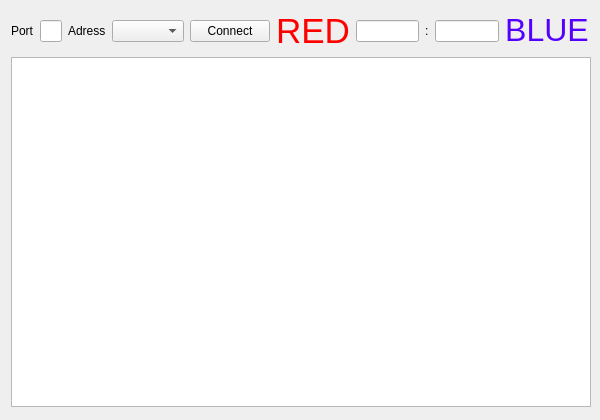
<?xml version="1.0" encoding="UTF-8"?>
<ui version="4.0">
 <class>GameBoard</class>
 <widget class="QWidget" name="GameBoard">
  <property name="geometry">
   <rect>
    <x>0</x>
    <y>0</y>
    <width>600</width>
    <height>420</height>
   </rect>
  </property>
  <property name="minimumSize">
   <size>
    <width>600</width>
    <height>420</height>
   </size>
  </property>
  <property name="maximumSize">
   <size>
    <width>600</width>
    <height>420</height>
   </size>
  </property>
  <property name="windowTitle">
   <string>GameBoard</string>
  </property>
  <layout class="QGridLayout" name="gridLayout">
   <item row="0" column="0">
    <layout class="QHBoxLayout" name="horizontalLayout">
     <item>
      <widget class="QLabel" name="label_4">
       <property name="text">
        <string>Port</string>
       </property>
      </widget>
     </item>
     <item>
      <widget class="QLineEdit" name="portEdit">
       <property name="readOnly">
        <bool>false</bool>
       </property>
      </widget>
     </item>
     <item>
      <widget class="QLabel" name="label_5">
       <property name="text">
        <string>Adress</string>
       </property>
      </widget>
     </item>
     <item>
      <widget class="QComboBox" name="adressComboBox"/>
     </item>
     <item>
      <layout class="QVBoxLayout" name="verticalLayout_2"/>
     </item>
     <item>
      <widget class="QPushButton" name="connectButton">
       <property name="text">
        <string>Connect</string>
       </property>
      </widget>
     </item>
    </layout>
   </item>
   <item row="0" column="1">
    <layout class="QHBoxLayout" name="horizontalLayout_2">
     <item>
      <widget class="QLabel" name="label">
       <property name="text">
        <string>&lt;html&gt;&lt;head/&gt;&lt;body&gt;&lt;p align=&quot;center&quot;&gt;&lt;span style=&quot; font-size:26pt; color:#ff0000;&quot;&gt;RED&lt;/span&gt;&lt;/p&gt;&lt;/body&gt;&lt;/html&gt;</string>
       </property>
      </widget>
     </item>
     <item alignment="Qt::AlignRight">
      <widget class="QLineEdit" name="redLine"/>
     </item>
     <item>
      <widget class="QLabel" name="label_3">
       <property name="text">
        <string>:</string>
       </property>
      </widget>
     </item>
     <item>
      <widget class="QLineEdit" name="blueLine"/>
     </item>
     <item>
      <widget class="QLabel" name="label_2">
       <property name="text">
        <string>&lt;html&gt;&lt;head/&gt;&lt;body&gt;&lt;p align=&quot;center&quot;&gt;&lt;span style=&quot; font-size:24pt; color:#5500ff;&quot;&gt;BLUE&lt;/span&gt;&lt;/p&gt;&lt;/body&gt;&lt;/html&gt;</string>
       </property>
      </widget>
     </item>
    </layout>
   </item>
   <item row="1" column="0" colspan="2">
    <layout class="QVBoxLayout" name="verticalLayout">
     <item>
      <widget class="QGraphicsView" name="graphicsView">
       <property name="minimumSize">
        <size>
         <width>580</width>
         <height>350</height>
        </size>
       </property>
       <property name="maximumSize">
        <size>
         <width>580</width>
         <height>350</height>
        </size>
       </property>
      </widget>
     </item>
    </layout>
   </item>
  </layout>
 </widget>
 <layoutdefault spacing="6" margin="11"/>
 <resources/>
 <connections/>
</ui>
